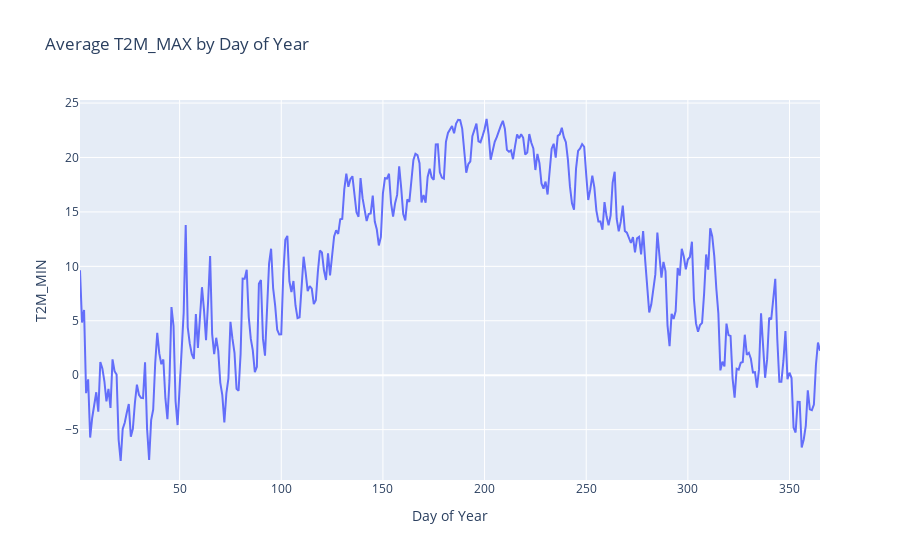

Here is the notebook cell this chart was saved with:
### Code cell
import plotly.express as px

# Group by day_of_year and calculate the average T2M_MAX
avg_t2m_max = df.groupby('day_of_year')['T2M_MIN'].mean().reset_index()

# Create interactive plot
fig = px.line(
    avg_t2m_max,
    x='day_of_year',
    y='T2M_MIN',
    title='Average T2M_MAX by Day of Year',
    labels={'day_of_year': 'Day of Year', 'T2M_MAX': 'Average T2M_MAX (°C)'}
)
fig.show()

### Figure 1 — Plotly figure (JSON) as saved in the notebook; plotly's stock layout.template omitted (floating-point values rounded to 4 significant figures; data arrays with more than 128 entries replaced by an {"elided": "..."} marker saying what was removed)
{"data": [{"hovertemplate": "Day of Year=%{x}<br>T2M_MIN=%{y}<extra></extra>", "legendgroup": "", "line": {"color": "#636efa", "dash": "solid"}, "marker": {"symbol": "circle"}, "mode": "lines", "name": "", "orientation": "v", "showlegend": false, "type": "scatter", "x": {"elided": "365 int values"}, "xaxis": "x", "y": {"elided": "365 float values"}, "yaxis": "y"}], "layout": {"legend": {"tracegroupgap": 0}, "title": {"text": "Average T2M_MAX by Day of Year"}, "xaxis": {"anchor": "y", "domain": [0, 1], "title": {"text": "Day of Year"}}, "yaxis": {"anchor": "x", "domain": [0, 1], "title": {"text": "T2M_MIN"}}}}
